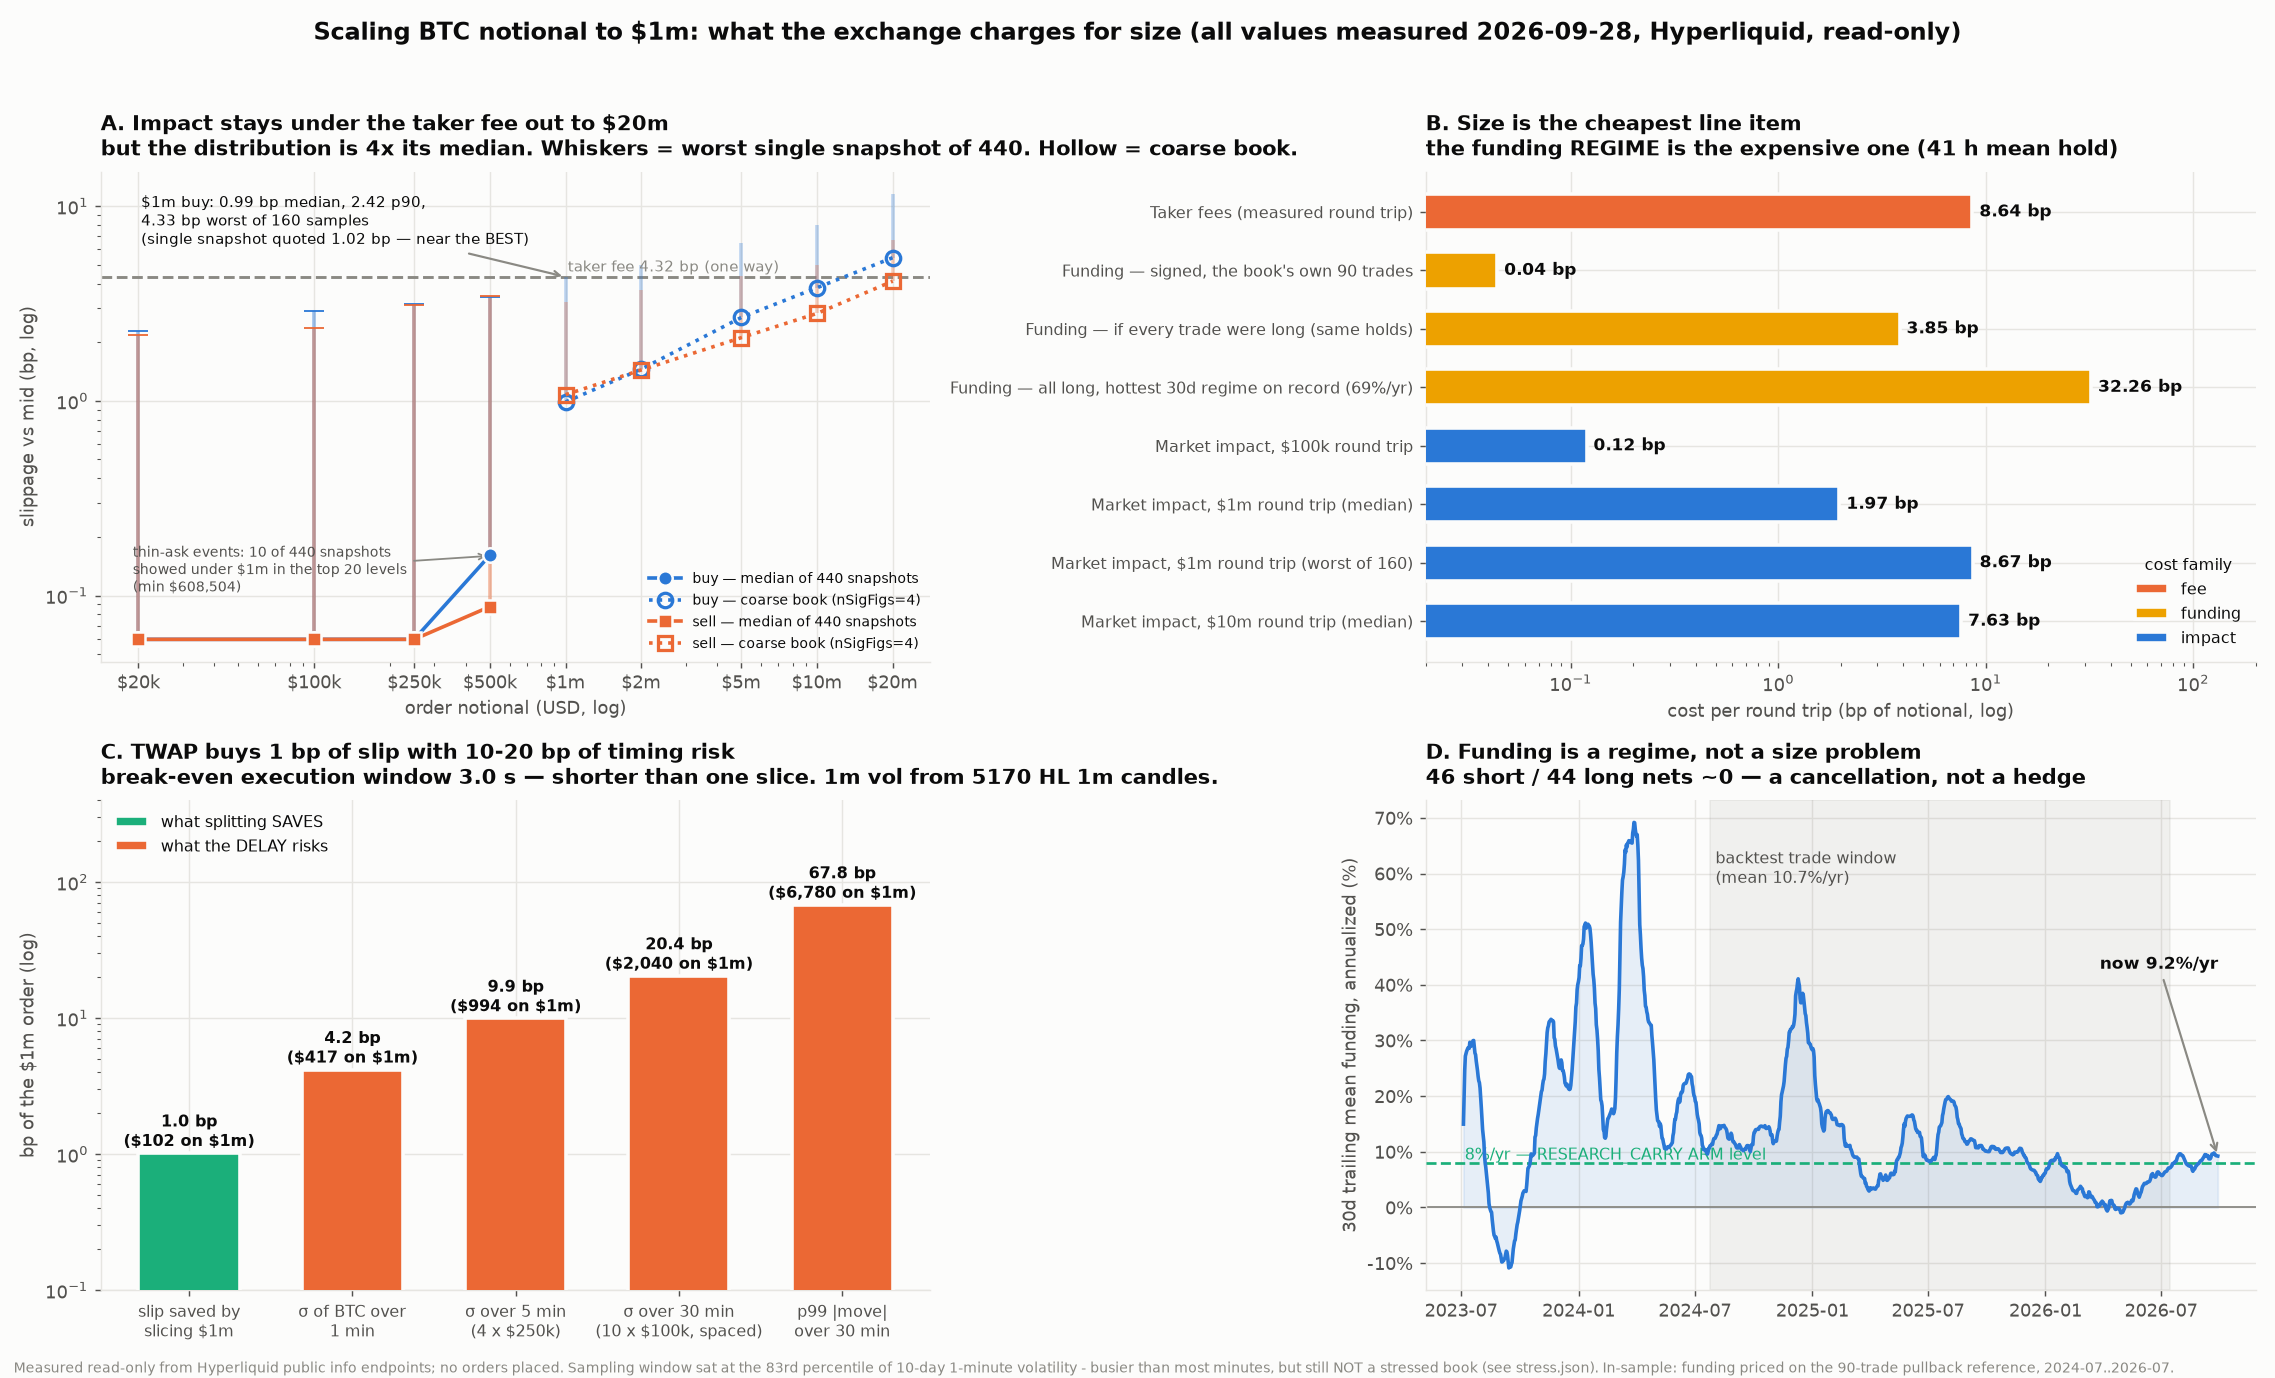

This chart was generated by the following Python code:
"""fig9_scale_costs.png -- what actually costs money as the book scales to $1m.

Reads only measured outputs written by the other scripts in this directory:
  book_calm.json      fine-grained l2Book slip distribution (22 min, 3s)
  book_deep.json      coarse (nSigFigs=4) l2Book slip out to $20m
  funding_at_size.json signed funding on the strategy's own 90 trades
  funding_hl_btc.csv  HL BTC hourly funding history
  twap.json           slice benefit, replenishment, timing risk

Usage: python3 fig9_scale_costs.py <dir>
"""
from __future__ import annotations
import csv, datetime as dt, json, os, sys
import matplotlib
matplotlib.use("Agg")
import matplotlib.pyplot as plt
from matplotlib.ticker import FuncFormatter

D = sys.argv[1] if len(sys.argv) > 1 else os.path.dirname(os.path.abspath(__file__))
S1, S2, S3, S4 = "#2a78d6", "#eb6834", "#1baf7a", "#eda100"
INK, INK2, MUTED, GRID = "#0b0b0b", "#52514e", "#8a8983", "#e6e5e1"
SURF = "#fcfcfb"

calm = json.load(open(os.path.join(D, "book_calm.json")))
deep = json.load(open(os.path.join(D, "book_deep.json")))
fund = json.load(open(os.path.join(D, "funding_at_size.json")))
twap = json.load(open(os.path.join(D, "twap.json")))

plt.rcParams.update({"text.usetex": False, "mathtext.default": "regular",
                     "figure.facecolor": SURF, "axes.facecolor": SURF,
                     "font.size": 10, "text.color": INK,
                     "axes.labelcolor": INK2, "xtick.color": INK2,
                     "ytick.color": INK2, "axes.edgecolor": GRID})
fig, axes = plt.subplots(2, 2, figsize=(17.5, 10.6), dpi=130)
fig.suptitle("Scaling BTC notional to $1m: what the exchange charges for size "
             "(all values measured 2026-09-28, Hyperliquid, read-only)",
             fontsize=13.5, fontweight="bold", y=0.985, color=INK)


def style(ax, title, sub=None):
    ax.set_title(title + ("\n" + sub if sub else ""), fontsize=11.5,
                 fontweight="bold", loc="left", color=INK, pad=9)
    ax.grid(True, color=GRID, lw=0.8, zorder=0)
    ax.set_axisbelow(True)
    for s in ("top", "right"):
        ax.spines[s].set_visible(False)


# ---------------- A: slip vs order size ----------------
ax = axes[0][0]
fine = [20_000, 100_000, 250_000, 500_000]   # $1m+ comes from the unbiased coarse probe
for side, col, mk in (("buy", S1, "o"), ("sell", S2, "s")):
    xs, p50, worst = [], [], []
    for t in fine:
        v = calm["slip"][f"{side}_{t}"]
        if v["p50"] is None:
            continue
        xs.append(t); p50.append(v["p50"]); worst.append(v["worst"])
    ax.plot(xs, p50, mk + "-", color=col, lw=2, ms=8, zorder=4,
            markeredgecolor=SURF, markeredgewidth=1.4,
            label=f"{side} — median of {calm['n_samples']} snapshots")
    ax.vlines(xs, p50, worst, color=col, lw=2, alpha=0.45, zorder=3)
    ax.plot(xs, worst, "_", color=col, ms=11, zorder=4)
    dxs, dp50, dworst = [], [], []
    for t in (1_000_000, 2_000_000, 5_000_000, 10_000_000, 20_000_000):
        v = deep["slip"][f"{side}_{t}"]
        if v["p50"] is None:
            continue
        dxs.append(t); dp50.append(v["p50"]); dworst.append(v["worst"])
    ax.plot(dxs, dp50, mk, color=col, lw=2, ms=8, mfc="none", mew=1.8, zorder=4,
            ls=":", label=f"{side} — coarse book (nSigFigs=4)")
    ax.vlines(dxs, dp50, dworst, color=col, lw=2, alpha=0.3, zorder=3)
ax.axhline(4.32, color=MUTED, lw=1.6, ls="--", zorder=2)
ax.text(1.02e6, 4.62, "taker fee 4.32 bp (one way)", color=MUTED, fontsize=8.5)
d1 = deep["slip"]["buy_1000000"]
ax.annotate(f"$1m buy: {d1['p50']:.2f} bp median, {d1['p90']:.2f} p90,\n"
            f"{d1['worst']:.2f} bp worst of {d1['n_complete']} samples\n"
            f"(single snapshot quoted 1.02 bp — near the BEST)",
            xy=(1e6, d1["worst"]), xytext=(2.05e4, 6.4), fontsize=8.5, color=INK,
            arrowprops=dict(arrowstyle="->", color=MUTED, lw=1.2))
inc = calm["slip"]["buy_1000000"]
ax.annotate(f"thin-ask events: {inc['n_incomplete']} of {calm['n_samples']} snapshots\n"
            f"showed under $1m in the top 20 levels\n(min ${inc['worst_incomplete_filled_usd']:,.0f})",
            xy=(5e5, 0.16), xytext=(1.9e4, 0.105), fontsize=8, color=INK2,
            arrowprops=dict(arrowstyle="->", color=MUTED, lw=1.0))
ax.set_xscale("log"); ax.set_yscale("log")
ax.set_xlabel("order notional (USD, log)"); ax.set_ylabel("slippage vs mid (bp, log)")
ax.xaxis.set_major_formatter(FuncFormatter(
    lambda v, _: f"${v/1e6:.0f}m" if v >= 1e6 else f"${v/1e3:.0f}k"))
ax.set_xticks(fine + [1e6, 2e6, 5e6, 1e7, 2e7])
ax.legend(frameon=False, fontsize=8, loc="lower right", ncol=1,
          handlelength=2.2, borderpad=0.2)
style(ax, "A. Impact stays under the taker fee out to \\$20m",
      f"but the distribution is 4x its median. Whiskers = worst single snapshot of "
      f"{calm['n_samples']}. Hollow = coarse book.")

# ---------------- B: every cost in bp per round trip ----------------
ax = axes[0][1]
hold_h = fund["trade_window"]["held_hours"] / fund["trade_window"]["n_trades"]
hot30 = fund["funding_history"]["rolling_30d_annualized_pct"]["max"]
fund_hot = hot30 / 100 * hold_h / 8760 * 1e4
items = [
    ("Taker fees (measured round trip)", fund["fee_load"]["round_trip_bp"], S2, "fee"),
    ("Funding — signed, the book's own 90 trades",
     abs(fund["funding_cost_bases"]["3_signed_actual_trades"]["bp_per_round_trip_equivalent"]), S4, "funding"),
    ("Funding — if every trade were long (same holds)",
     abs(fund["funding_cost_bases"]["2_always_long_only_while_held"]["bp_per_round_trip_equivalent"]), S4, "funding"),
    (f"Funding — all long, hottest 30d regime on record ({hot30:.0f}%/yr)",
     fund_hot, S4, "funding"),
    ("Market impact, \\$100k round trip",
     2 * calm["slip"]["buy_100000"]["p50"], S1, "impact"),
    ("Market impact, \\$1m round trip (median)",
     2 * deep["slip"]["buy_1000000"]["p50"], S1, "impact"),
    ("Market impact, \\$1m round trip (worst of 160)",
     2 * deep["slip"]["buy_1000000"]["worst"], S1, "impact"),
    ("Market impact, \\$10m round trip (median)",
     2 * deep["slip"]["buy_10000000"]["p50"], S1, "impact"),
]
ys = range(len(items))[::-1]
seen = set()
for y, (lab, val, col, fam) in zip(ys, items):
    ax.barh(y, val, color=col, height=0.62, zorder=3,
            label=fam if fam not in seen else None, edgecolor=SURF, lw=2)
    seen.add(fam)
    ax.text(val * 1.08, y, f"{val:.2f} bp", va="center", fontsize=9.5,
            color=INK, fontweight="bold")
ax.set_yticks(list(ys)); ax.set_yticklabels([i[0] for i in items], fontsize=9)
ax.set_xscale("log"); ax.set_xlim(0.02, 200)
ax.set_xlabel("cost per round trip (bp of notional, log)")
ax.legend(frameon=False, fontsize=9, loc="lower right", title="cost family",
          title_fontsize=9)
style(ax, "B. Size is the cheapest line item",
      f"the funding REGIME is the expensive one ({hold_h:.0f} h mean hold)")

# ---------------- C: TWAP -- what splitting saves vs what waiting risks ----
ax = axes[1][0]
best = twap["E_twap_1m_explicit"]["max_slip_saving_available_bp"]
h = twap["C_timing_risk"]["horizons"]
bars = [("slip saved by\nslicing \\$1m", best, S3),
        ("σ of BTC over\n1 min", h["1min"]["sigma_bp"], S2),
        ("σ over 5 min\n(4 x \\$250k)", h["5min"]["sigma_bp"], S2),
        ("σ over 30 min\n(10 x \\$100k, spaced)", h["30min"]["sigma_bp"], S2),
        ("p99 |move|\nover 30 min", h["30min"]["p99_abs_bp"], S2)]
for i, (lab, v, col) in enumerate(bars):
    ax.bar(i, v, color=col, width=0.62, zorder=3, edgecolor=SURF, lw=2,
           label=("what splitting SAVES" if i == 0 else
                  ("what the DELAY risks" if i == 1 else None)))
    ax.text(i, v * 1.13, f"{v:.1f} bp\n(\\${v/1e4*1e6:,.0f} on \\$1m)", ha="center",
            fontsize=9, color=INK, fontweight="bold")
ax.set_xticks(range(len(bars))); ax.set_xticklabels([b[0] for b in bars], fontsize=9)
ax.set_yscale("log"); ax.set_ylim(0.1, 400)
ax.set_ylabel("bp of the \\$1m order (log)")
ax.legend(frameon=False, fontsize=9, loc="upper left")
style(ax, "C. TWAP buys 1 bp of slip with 10-20 bp of timing risk",
      f"break-even execution window {twap['D_breakeven'].get('buy 10x100,000', {}).get('breakeven_window_s', float('nan')):.1f} s "
      f"— shorter than one slice. 1m vol from {twap['C_timing_risk']['n_1m_candles']} HL 1m candles.")

# ---------------- D: the funding regime, which is the real variable ----------
ax = axes[1][1]
ts, rates = [], []
with open(os.path.join(D, "funding_hl_btc.csv")) as f:
    for a, b in csv.reader(f):
        if a == "ts_ms":
            continue
        ts.append(int(a)); rates.append(float(b))
w = 30 * 24
xs = [dt.datetime.utcfromtimestamp(ts[i + w] / 1000) for i in range(0, len(ts) - w, 24)]
ys = [sum(rates[i:i + w]) / w * 24 * 365 * 100 for i in range(0, len(ts) - w, 24)]
ax.plot(xs, ys, color=S1, lw=2, zorder=4)
ax.fill_between(xs, 0, ys, color=S1, alpha=0.10, zorder=2)
ax.axhline(8, color=S3, lw=1.5, ls="--", zorder=3)
ax.text(xs[2], 8.6, "8%/yr — RESEARCH_CARRY ARM level", color=S3, fontsize=9)
ax.axhline(0, color=MUTED, lw=1)
t0 = dt.datetime.fromisoformat(fund["trade_window"]["first_entry"]).replace(tzinfo=None)
t1 = dt.datetime.fromisoformat(fund["trade_window"]["last_exit"]).replace(tzinfo=None)
ax.axvspan(t0, t1, color=MUTED, alpha=0.10, zorder=1)
ax.text(t0, max(ys) * 0.93, " backtest trade window\n (mean %.1f%%/yr)"
        % fund["trade_window"]["mean_annualized_funding_pct_in_window"],
        fontsize=9, color=INK2, va="top")
ax.annotate(f"now {ys[-1]:.1f}%/yr", xy=(xs[-1], ys[-1]),
            xytext=(xs[-1], max(ys) * 0.62), ha="right", fontsize=9.5, color=INK,
            fontweight="bold", arrowprops=dict(arrowstyle="->", color=MUTED, lw=1.2))
ax.set_ylabel("30d trailing mean funding, annualized (%)")
import matplotlib.dates as mdates
ax.xaxis.set_major_locator(mdates.MonthLocator(bymonth=(1, 7)))
ax.xaxis.set_major_formatter(mdates.DateFormatter("%Y-%m"))
ax.yaxis.set_major_formatter(FuncFormatter(lambda v, _: f"{v:.0f}%"))
style(ax, "D. Funding is a regime, not a size problem",
      "46 short / 44 long nets ~0 — a cancellation, not a hedge")

fig.tight_layout(rect=(0, 0.012, 1, 0.965))
fig.text(0.006, 0.004,
         "Measured read-only from Hyperliquid public info endpoints; no orders placed. "
         "Sampling window sat at the 83rd percentile of 10-day 1-minute volatility - "
         "busier than most minutes, but still NOT a stressed book (see stress.json). "
         "In-sample: funding priced on the 90-trade pullback reference, 2024-07..2026-07.",
         fontsize=8, color=MUTED)
out = os.path.join(D, "fig9_scale_costs.png")
fig.savefig(out, facecolor=SURF)
print("wrote", out)
